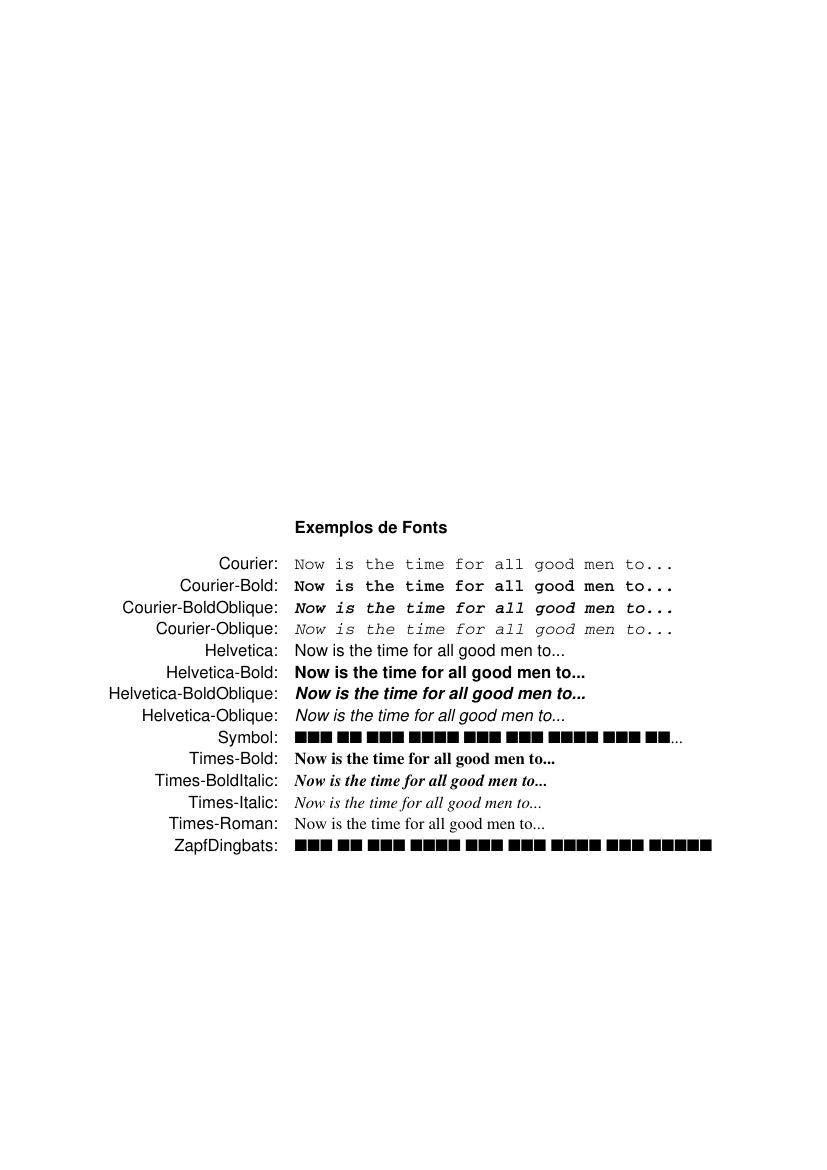

This figure's Python source:
from reportlab.pdfgen.canvas import Canvas
from reportlab.lib.units import inch, cm
from reportlab.lib.pagesizes import A4


def translate(canvas):
    canvas.translate(2*cm, 7*cm)


def scale(canvas):
    canvas.scale(1.2, 1.2)


def fonts(canvas):
    canvas.setFont(psfontname="Helvetica-Bold", size=10)
    canvas.drawString(x=1.8*inch, y=3*inch, text="Exemplos de Fonts")
    text = "Now is the time for all good men to..."
    x = 1.8*inch
    y = 2.7*inch
    for font in canvas.getAvailableFonts():
        canvas.setFont(psfontname=font, size=10)
        canvas.drawString(x=x, y=y, text=text)
        canvas.setFont(psfontname="Helvetica", size=10)
        canvas.drawRightString(x=x-10, y=y, text=font+":")
        y = y-13


if __name__ == '__main__':
    pdf = Canvas(filename="fonts_examples.pdf", pagesize=A4)
    translate(pdf)
    scale(pdf)
    fonts(pdf)
    pdf.showPage()
    pdf.save()
